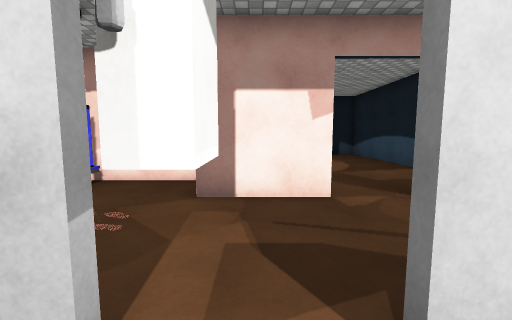
view 1 (above)

22 first-person views from a walk through a scene from a Unity 3-D project. The camera is 1.4 m above the floor, tilts 6° down and sees 90° across. Doors are open. The floor is counted in squares, 1 m on a side. Each view is taken from the middle of a square. On the plan, view 1 faces up. The plan holds only what a view shows up to about 13 squares ahead; the rest is blank. The place goes on beyond the plan. The player character is not drawn. Some surface patterns are stand-ins.

view 2
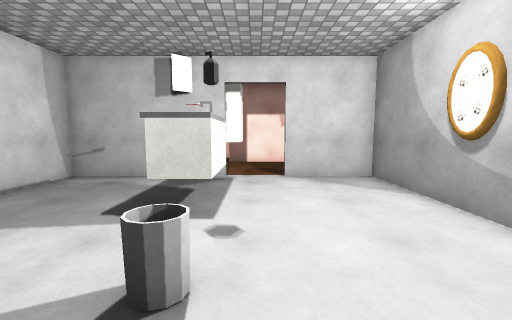

view 3
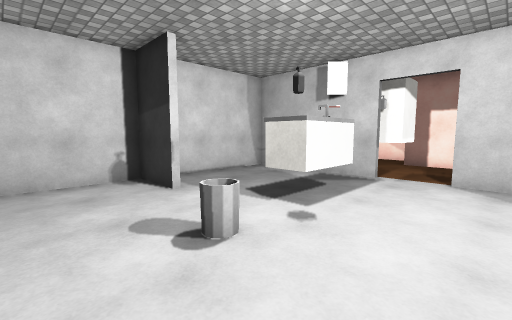

view 4
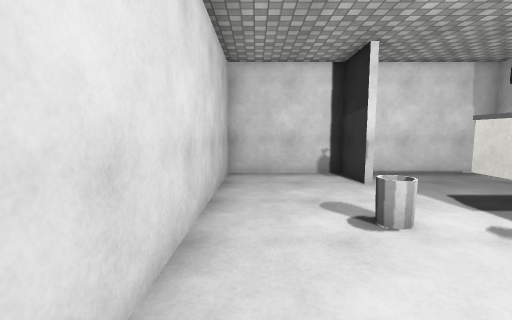

view 5
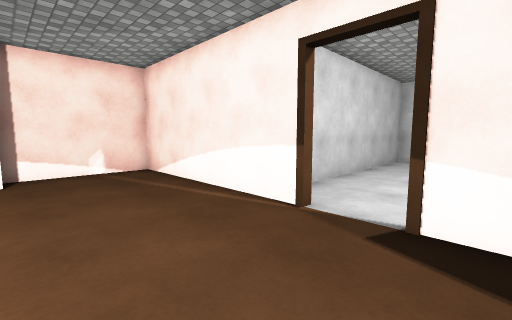

view 6
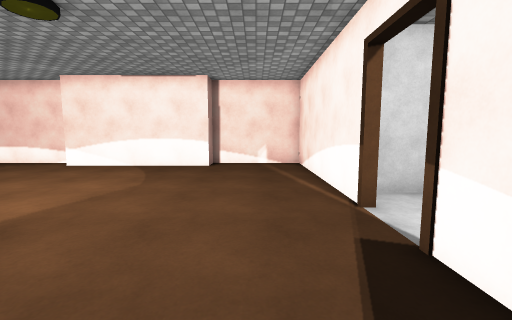

view 7
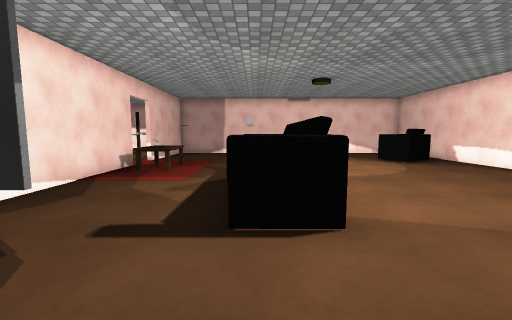

view 8
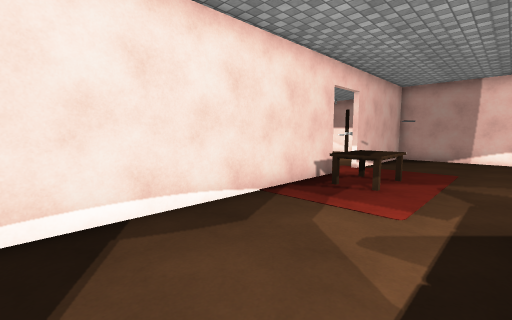

view 9
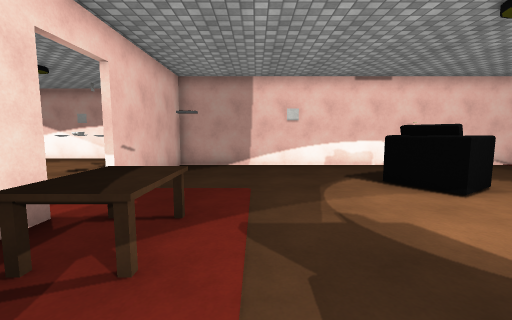

view 10
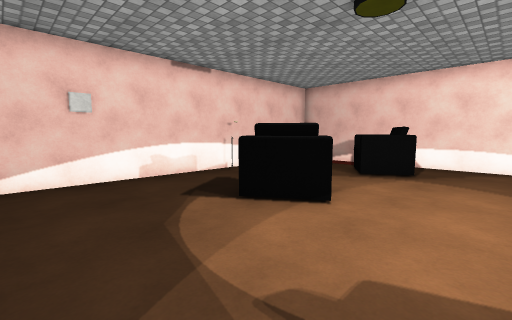

view 11
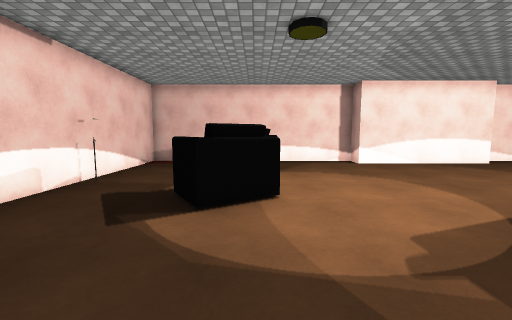

view 12
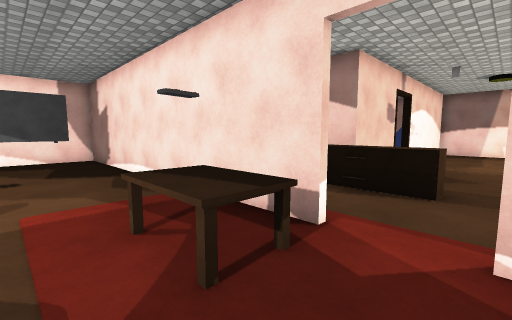

view 13
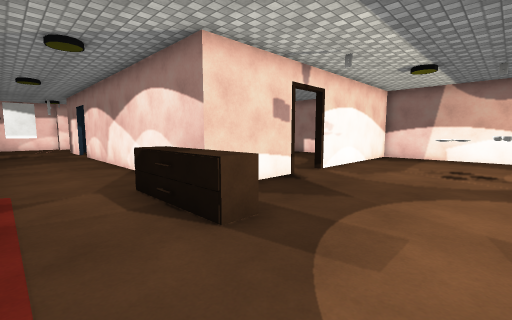

view 14
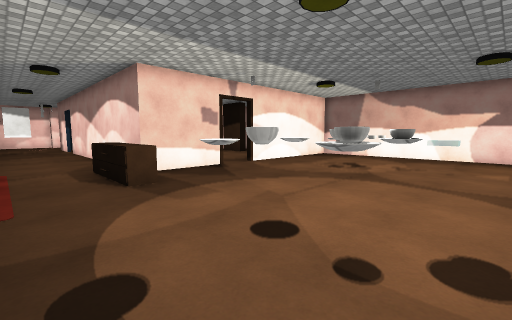

view 15
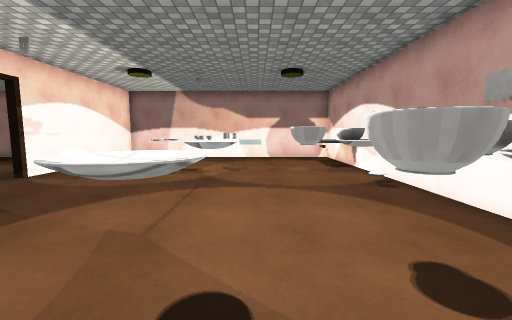

view 16
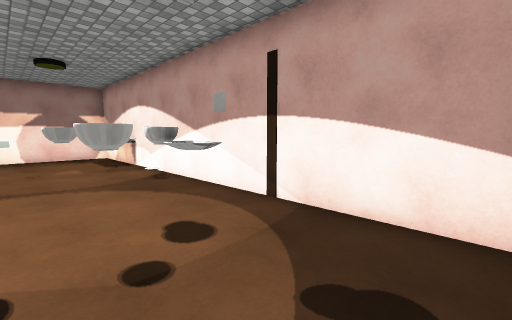

view 17
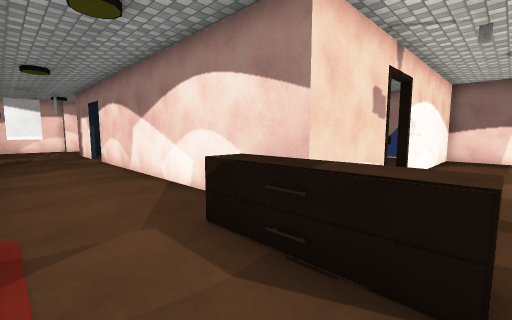

view 18
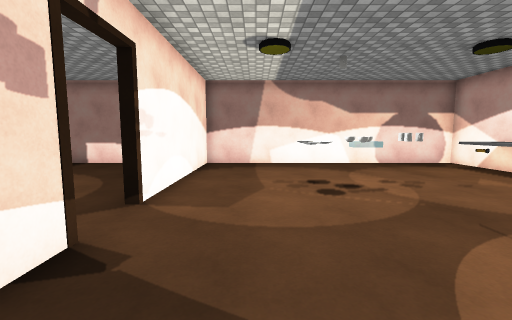

view 19
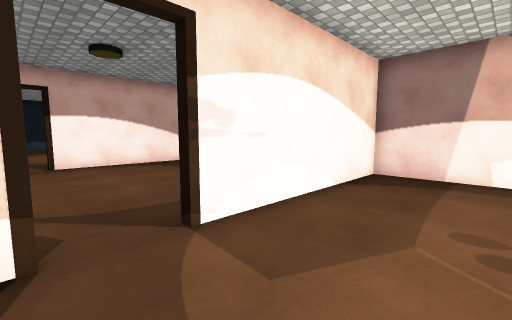

view 20
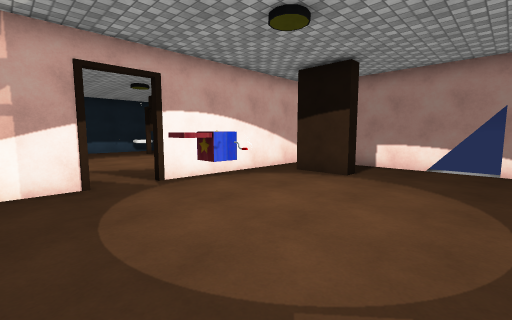

view 21
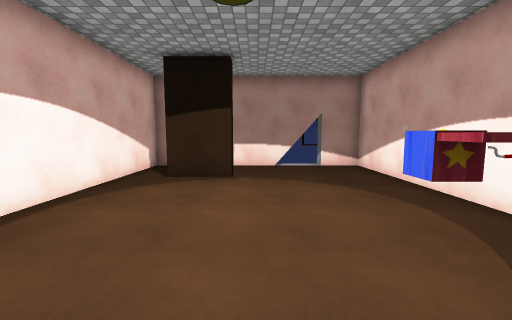

view 22
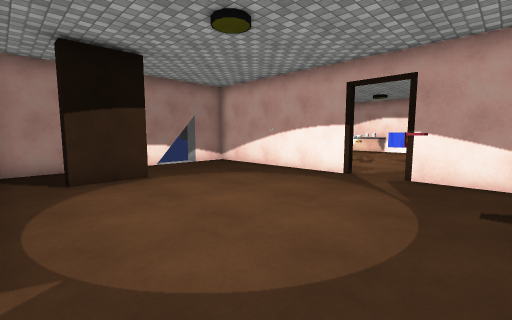

### Floor plan
Points are (right, up) in squares from view 1. A wall is a line through its corners. A room is listed if a view was taken in it or the views show most of it. See-through windows are left out.
Room 1 (views 1, 2, 3, 4)
walls: (-3.9, -4) (-6, -4) (-6, -8) (3.2, -8); (-0.9, 1.3) (-6, 1.3) (-6, -2.9); (3.7, -2.8) (3.6, -2.2); (3.8, -3.4) (3.8, 1.3) (0.9, 1.3); (3.6, -6.7) (4, -6.7)
ways out: opening at (4, -5.5) to room 2; opening at (0, 1) to room 3; closed door at (0, -8)
objects: sink (-2, -3) to (-1, -1)
Room 2 (views 5, 6, 7, 8, 9, 10, 11, 12)
walls: (17.1, -0.6) (17.1, -1.1); (17.1, 1.3) (4, 1.3) (4, -2.1); (4, -6.7) (4, -14) (8, -14) (8, -13) (14.2, -13) (14.2, -14) (24.2, -14) (24.2, 1.3) (18.9, 1.3); (4, -3.9) (4, -5)
ways out: opening at (4, -5.5) to room 1; opening at (18, 1) to room 3
objects: TV (7, -3) to (7, 0); sofa (10, -5) to (10, -4); sofa (14, -4); table (16, -1) to (17, 0); other object (18, -11); sofa (19, -8) to (20, -6); other object (24, -8)
Room 3 (views 13, 14, 15, 16, 17, 18, 19)
walls: (15.7, 9.3) (15.7, 5.5) (3.5, 5.5); (27.2, 1.9) (27.2, 18) (15.7, 18) (15.7, 10.9); (26.5, 13.6) (25.6, 13.6) (25.6, 14.5); (1.8, 5.5) (-1.4, 5.5); (-1.8, 7.5) (-4.9, 7.5); (-4.5, 7.4) (-4.5, 6.9)
low walls: (18, 5.1) (18, 4.3) (14.5, 4.3)
ways out: opening at (0, 1) to room 1; opening at (18, 1) to room 2; opening at (15, 10) to room 4; opening at (2.5, 6); gap at (20, 13)
objects: other object (-1, 3); bowl (23, 4); bowl (23, 5); bowl (24, 4); bowl (24, 6); other object (26, 15)
Room 4 (views 20, 21, 22)
walls: (15.4, 10.9) (15.4, 18) (13.8, 18); (10.2, 15.6) (10.2, 15) (8.2, 15); (6.7, 8.6) (6.7, 6.9); (6.7, 14.5) (6.7, 10.1); (15.4, 6.9) (15.4, 9.2); (13.4, 18) (10.4, 18)
ways out: opening at (15, 10) to room 3; opening at (7.5, 15) to room 5; opening at (9.5, 16.5) to room 5; opening at (6, 9); gap at (13.5, 18)
objects: other object (12, 8)
Room 5 (no view inside)
walls: (8.2, 15) (8.2, 15.6); (10.4, 18) (6.7, 18) (6.7, 14.5)
ways out: opening at (7.5, 15) to room 4; opening at (9.5, 16.5) to room 4

Where each view was taken, in squares from view 1:
view 1: 0 up, 0 right, facing up
view 2: 7 down, 0 right, facing up
view 3: 7 down, 2 right, facing up-left
view 4: 7 down, 3 right, facing left
view 5: 4 down, 8 right, facing down-left
view 6: 2 down, 6 right, facing down
view 7: 4 down, 6 right, facing right
view 8: 3 down, 9 right, facing up-right
view 9: 2 down, 13 right, facing right
view 10: 2 down, 16 right, facing down-right
view 11: 1 down, 19 right, facing down
view 12: 2 down, 19 right, facing up-left
view 13: 2 up, 21 right, facing up-left
view 14: 2 up, 25 right, facing up-left
view 15: 3 up, 23 right, facing up
view 16: 2 up, 23 right, facing up-right
view 17: 2 up, 18 right, facing up-left
view 18: 6 up, 18 right, facing up
view 19: 9 up, 19 right, facing up-left
view 20: 7 up, 14 right, facing up-left
view 21: 7 up, 11 right, facing up
view 22: 7 up, 7 right, facing up-right
